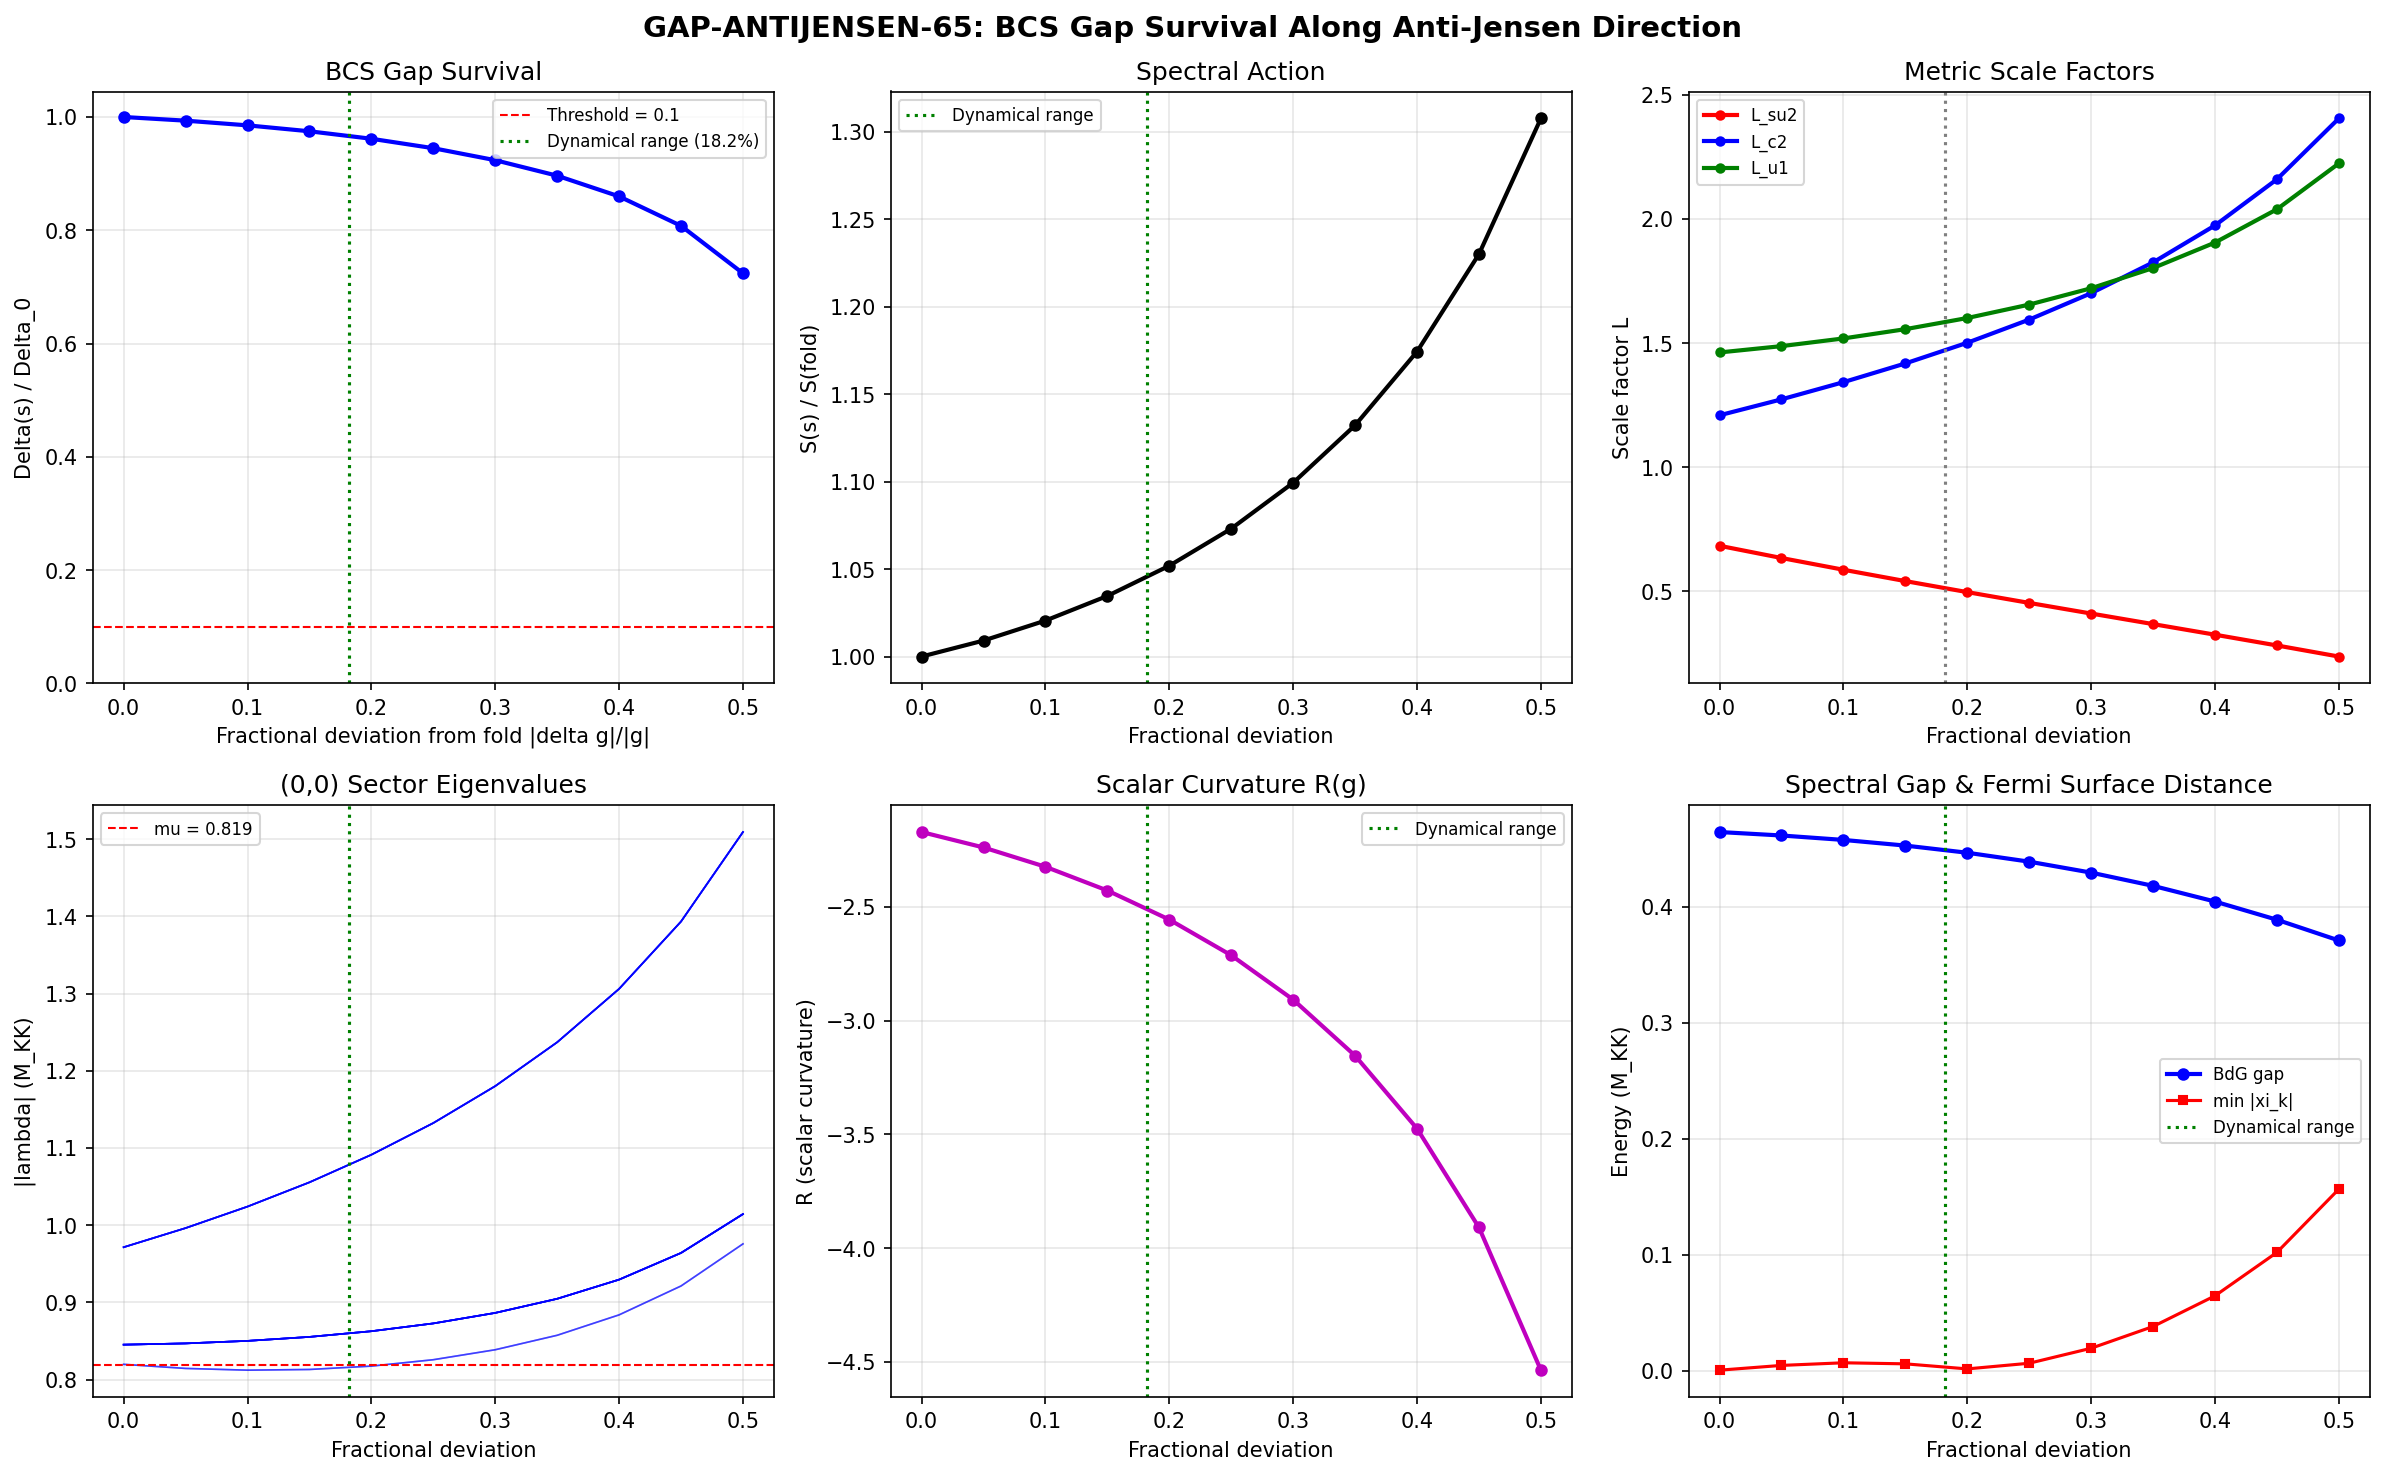

The Python source for this figure:
#!/usr/bin/env python3
"""
s65_gap_antijensen.py — GAP-ANTIJENSEN-65: BCS Gap Survival Off-Jensen
========================================================================

Gate: GAP-ANTIJENSEN-65
  PASS: Delta(s) > 0.1 * Delta_0 for all s within dynamical range (condensate survives)
  FAIL: Delta drops to 0 before s reaches 10% of dynamical range (destroyed early)
  INFO: Gap closes but only beyond dynamical range (safe for physical trajectory)

Context:
  S64 W1-D proved: transit trajectory deviates 18.2% from Jensen curve within the
  2D volume-preserving diagonal subspace. The deviation is structurally confined
  (U(2)-invariance preservation theorem), lying entirely within the (L_su2, L_c2, L_u1)
  scale factor space.

  The anti-Jensen direction is the steepest R-descent eigenvector in the
  volume-preserving subspace (from s64_hessian_descent.npz). This direction:
  - Shrinks SU(2) (dg_su2 < 0)
  - Expands C^2 (dg_c2 > 0)
  - Slightly expands U(1) (dg_u1 > 0)
  - Is at 135.5 degrees from the Jensen tangent (broadly anti-Jensen)

  Question: Does the BCS condensate survive this off-Jensen deformation?

Method:
  1. Load the anti-Jensen direction from s64_hessian_descent.npz
  2. Parametrize path: g(s) = g_fold + s * v_descent (linear in metric space)
  3. At each s, build metric -> ON frame -> connection -> Omega -> Dirac spectrum
  4. Solve self-consistent BCS gap equation: 1 = V * sum_k 1/(2*E_k)
     where E_k = sqrt(xi_k^2 + Delta^2), xi_k = |lambda_k| - mu
  5. Track Delta(s)/Delta_0 and identify critical s_c (if any)
  6. Compare s_c to dynamical range s_dyn (18.2% deviation)

  Also track: spectral action S(s), scalar curvature R(s), spectral gap,
  and BCS occupation-weighted spectral action S_occ(s).

  VOLUME NORMALIZATION: The linear path in metric space does not preserve
  det(g) = const. At each step, we normalize back to the volume-preserving
  constraint surface: g -> g * (det(g_fold)/det(g))^{1/8}.

Superfluid-vacuum perspective (Volovik):
  In 3He-B, the BCS gap is topologically protected by the BDI invariant Z_2 = -1
  (S44 N3-BDG-44). This protects the gap from VANISHING but not from SHRINKING.
  The gap magnitude depends on the pairing interaction V and the density of states
  near the Fermi surface — both of which change under metric deformation.

  The physical analog: deforming the superfluid container (pressure anisotropy)
  shifts the quasiparticle spectrum and modifies the pairing strength, but the
  gap cannot close continuously in class BDI — it can only vanish via a first-order
  transition where the system exits the topological phase entirely.

  This computation tests whether the metric deformation along the transit trajectory
  is sufficient to trigger such a transition.

Author: volovik-superfluid-universe-theorist, Session 65
"""

import numpy as np
import matplotlib
matplotlib.use('Agg')
import matplotlib.pyplot as plt
from pathlib import Path
import sys
import os
import time

t_start = time.time()

script_dir = Path(__file__).parent
sys.path.insert(0, str(script_dir))
archive_dir = script_dir.parent / 'computations/_shared'
sys.path.insert(0, str(archive_dir))

from canonical_constants import (
    tau_fold, Delta_0_OES, E_B1, S_fold, PI,
    E_B2_mean, E_B3_mean, E_cond, E_cond_ED_8mode,
    a0_fold, a2_fold, N_dof_BCS, Vol_SU3_Haar,
    M_KK, dt_transit,
)

from dirac_spectrum import (
    su3_generators, compute_structure_constants, compute_killing_form,
    u2_invariant_metric, orthonormal_frame, frame_structure_constants,
    connection_coefficients, spinor_connection_offset,
    validate_connection, validate_omega_hermitian,
    build_cliff8, dirac_operator_on_irrep, get_irrep,
    U1_IDX, SU2_IDX, C2_IDX,
)

print("=" * 78)
print("  GAP-ANTIJENSEN-65: BCS Gap Survival Along Anti-Jensen Direction")
print("=" * 78)

# =============================================================================
# Section 1: Load anti-Jensen direction and fold data
# =============================================================================
print("\n--- Section 1: Loading data ---")

d_hess = np.load(script_dir / 's64_hessian_descent.npz', allow_pickle=True)
d_occ = np.load(script_dir / 's64_occ_spec.npz', allow_pickle=True)
d_bdg = np.load(script_dir / 's64_bdg_kasparov.npz', allow_pickle=True)

g_fold = d_hess['g_fold']          # (8,8) diagonal metric at fold
dR_vp = d_hess['dR_vp']            # (36,) steepest R-descent in VP subspace
tau_fold_val = float(d_hess['tau_fold'])
R_fold = float(d_hess['R_fold_ref'])

Delta_0 = Delta_0_OES              # 0.464 M_KK (canonical BCS gap at fold)
mu_0 = E_B1                        # 0.819 M_KK (chemical potential)

print(f"  tau_fold = {tau_fold_val}")
print(f"  R_fold = {R_fold:.6f}")
print(f"  Delta_0 = {Delta_0:.6f} M_KK")
print(f"  mu_0 = {mu_0:.6f} M_KK")
print(f"  g_fold diagonal = {np.diag(g_fold)}")

# Extract descent direction as 8x8 diagonal perturbation
# (dR_vp has 36 components: 8 diagonal + 28 off-diagonal, all off-diagonal are zero)
delta_g = np.zeros((8, 8))
for i in range(8):
    delta_g[i, i] = dR_vp[i]

print(f"  delta_g diagonal = {np.diag(delta_g)}")
print(f"  Volume-preserving check: Tr(g^-1 dg) = {np.sum(np.diag(delta_g) / np.diag(g_fold)):.2e}")

# Dynamical range from W1-D: 18.2% deviation
# |delta_g| / |g_fold| = 0.182 at dynamical boundary
norm_g_fold = np.linalg.norm(np.diag(g_fold))
norm_dg = np.linalg.norm(np.diag(delta_g))
s_dyn = 0.182 * norm_g_fold / norm_dg      # step parameter at dynamical range
s_max = 0.50 * norm_g_fold / norm_dg       # 50% deviation (task spec)

print(f"  |g_fold| = {norm_g_fold:.4f}")
print(f"  |delta_g| = {norm_dg:.6f}")
print(f"  s_dyn (18.2% range) = {s_dyn:.2f}")
print(f"  s_max (50% range) = {s_max:.2f}")

# =============================================================================
# Section 2: Build Lie algebra infrastructure
# =============================================================================
print("\n--- Section 2: Lie algebra infrastructure ---")

gens = su3_generators()
f_abc = compute_structure_constants(gens)
B_ab = compute_killing_form(f_abc)
gammas = build_cliff8()

# Verify fold metric matches Jensen
s0 = tau_fold_val
L1_fold = np.exp(2 * s0)
L2_fold = np.exp(-2 * s0)
L3_fold = np.exp(s0)
g_jensen_fold = u2_invariant_metric(B_ab, L1_fold, L2_fold, L3_fold)
assert np.allclose(g_jensen_fold, g_fold, atol=1e-10), "Fold metric mismatch"
print(f"  Jensen metric verified at s={s0}")

# Base Killing form scale: B_0 = 3.0 (diagonal elements of |B_ab|)
B_0 = np.abs(B_ab[0, 0])
print(f"  B_0 (Killing normalization) = {B_0:.1f}")


def collect_spectrum_from_metric(g_metric, gens, f_abc, gammas, max_pq_sum=3):
    """
    Compute Dirac spectrum on (SU(3), g_metric) for an arbitrary
    positive-definite left-invariant metric.

    Returns:
        omega_00: sorted |eigenvalue| array for (0,0) sector (16 values)
        omega_all: sorted |eigenvalue| array for all sectors with multiplicities
        mult_all: corresponding PW multiplicities
        S_full: full spectral action sum_{p,q} dim(p,q)^2 * sum_j |lambda_j|
    """
    E = orthonormal_frame(g_metric)
    ft = frame_structure_constants(f_abc, E)
    Gamma = connection_coefficients(ft)
    Omega = spinor_connection_offset(Gamma, gammas)

    # (0,0) sector: D = Omega
    evals_00_raw = np.linalg.eigvals(Omega)
    omega_00 = np.sort(np.abs(evals_00_raw))

    all_omega = []
    all_mult = []
    S_full = 0.0

    # (0,0) sector
    for ev in omega_00:
        all_omega.append(ev)
        all_mult.append(1)  # PW mult = dim(0,0)^2 = 1
    S_full += np.sum(omega_00)

    # Higher sectors
    irreps = []
    for p in range(max_pq_sum + 1):
        for q in range(max_pq_sum + 1 - p):
            if p == 0 and q == 0:
                continue
            dim_pq = (p + 1) * (q + 1) * (p + q + 2) // 2
            C2 = (p**2 + q**2 + p * q + 3 * p + 3 * q) / 3.0
            irreps.append((C2, p, q, dim_pq))
    irreps.sort()

    for C2_val, p, q, dim_pq in irreps:
        try:
            rho, dim_check = get_irrep(p, q, gens, f_abc)
            D_pi = dirac_operator_on_irrep(rho, E, gammas, Omega)
            evals_pi = np.linalg.eigvals(D_pi)
            omega_pi = np.abs(evals_pi)
            for ev in omega_pi:
                all_omega.append(ev)
                all_mult.append(dim_pq)
            S_full += dim_pq**2 * np.sum(omega_pi)
        except NotImplementedError:
            continue

    all_omega = np.array(all_omega)
    all_mult = np.array(all_mult)
    sort_idx = np.argsort(all_omega)
    return omega_00, all_omega[sort_idx], all_mult[sort_idx], S_full


def solve_bcs_gap(omega_modes, mu, V_pair, Delta_init=0.5, tol=1e-10, max_iter=500):
    """
    Solve the self-consistent BCS gap equation:
      1 = V * sum_k 1/(2*E_k)
    where E_k = sqrt(xi_k^2 + Delta^2), xi_k = |omega_k| - mu.

    This is equivalent to finding Delta such that:
      Delta = V * sum_k Delta/(2*E_k) = V/2 * sum_k Delta/sqrt(xi_k^2 + Delta^2)

    Using the standard iterative form:
      1/V = sum_k 1/(2*sqrt(xi_k^2 + Delta^2))

    Given V, solve for Delta by bisection or Newton's method.
    If the gap equation has no solution (pairing too weak), returns 0.

    Returns:
        Delta: self-consistent gap (M_KK units)
        converged: bool
    """
    xi_k = np.abs(omega_modes) - mu

    # Check if pairing is possible: at Delta->0, RHS = sum 1/(2|xi_k|)
    # If all xi_k != 0, this sum is finite. Gap equation has solution if
    # V * sum 1/(2|xi_k|) > 1, i.e., pairing strong enough.
    xi_nonzero = xi_k[np.abs(xi_k) > 1e-15]
    if len(xi_nonzero) == 0:
        # All modes at Fermi surface — gap exists for any V > 0
        return Delta_init, True

    rhs_at_zero = np.sum(1.0 / (2.0 * np.abs(xi_nonzero)))
    if V_pair * rhs_at_zero < 1.0 and len(xi_nonzero) == len(xi_k):
        return 0.0, True  # No solution: pairing too weak

    # Bisection for Delta
    Delta_lo = 1e-15
    Delta_hi = 10.0 * max(np.max(np.abs(xi_k)), Delta_init)

    for _ in range(max_iter):
        Delta_mid = 0.5 * (Delta_lo + Delta_hi)
        E_k = np.sqrt(xi_k**2 + Delta_mid**2)
        rhs = V_pair * np.sum(1.0 / (2.0 * E_k))
        if rhs > 1.0:
            Delta_lo = Delta_mid
        else:
            Delta_hi = Delta_mid
        if (Delta_hi - Delta_lo) / max(Delta_hi, 1e-20) < tol:
            break

    Delta_out = 0.5 * (Delta_lo + Delta_hi)
    return Delta_out, True


def extract_bcs_coupling(omega_modes, mu, Delta_target):
    """
    Extract the effective pairing coupling V from the known gap Delta_target
    at the fold metric. This V is then used at deformed metrics.

    V = 1 / sum_k 1/(2*E_k) at the fold.
    """
    xi_k = np.abs(omega_modes) - mu
    E_k = np.sqrt(xi_k**2 + Delta_target**2)
    V = 1.0 / np.sum(1.0 / (2.0 * E_k))
    return V


# =============================================================================
# Section 3: Verify fold spectrum and extract pairing coupling
# =============================================================================
print("\n--- Section 3: Fold spectrum verification ---")

omega_00_fold, omega_all_fold, mult_all_fold, S_full_fold = \
    collect_spectrum_from_metric(g_fold, gens, f_abc, gammas, max_pq_sum=3)

print(f"  S_full at fold: {S_full_fold:.2f} (canonical: {S_fold:.2f})")
print(f"  Match: {abs(S_full_fold - S_fold)/S_fold:.2e}")
print(f"  (0,0) sector |lambda| values:")

# Identify the 8 BCS modes (unique values in (0,0) sector)
unique_vals_00 = np.unique(np.round(omega_00_fold, 8))
for om in unique_vals_00:
    mult = np.sum(np.abs(omega_00_fold - om) < 1e-6)
    xi = om - mu_0
    print(f"    |lambda| = {om:.6f}, mult = {mult}, xi = {xi:+.6f}")

# The 8 BCS modes correspond to the positive eigenvalues in (0,0) sector
# grouped into B1 (2, near 0.820), B2 (8, near 0.845), B3 (6, near 0.971)
# But since they come in +/- pairs, the 16 |eigenvalues| give 8 distinct modes
# Wait, the sector has 16 eigenvalues (dim=1, spinor dim=16)
# These correspond to 8 distinct |lambda| values (each with multiplicity 2 from chirality)

# For BCS: use the unique |lambda| values with their multiplicities
# The relevant modes for pairing are those near the Fermi surface (mu = 0.819)
bcs_modes = omega_00_fold  # All 16 values

# Extract coupling V from known Delta_0 at fold
V_pair = extract_bcs_coupling(bcs_modes, mu_0, Delta_0)
print(f"\n  Effective pairing V = {V_pair:.6f} M_KK")

# Self-consistency check: solve gap equation with this V at fold
Delta_check, conv = solve_bcs_gap(bcs_modes, mu_0, V_pair, Delta_init=Delta_0)
print(f"  Self-consistency: Delta_BCS = {Delta_check:.6f} (target: {Delta_0:.6f})")
print(f"  Deviation: {abs(Delta_check - Delta_0)/Delta_0:.2e}")

# =============================================================================
# Section 4: Path computation — 11 points from s=0 to s_max
# =============================================================================
print("\n--- Section 4: Anti-Jensen path computation ---")

N_points = 11
s_values = np.linspace(0, s_max, N_points)
frac_values = s_values * norm_dg / norm_g_fold  # fractional deviation

# Results arrays
Delta_path = np.zeros(N_points)
S_full_path = np.zeros(N_points)
R_scalar_path = np.zeros(N_points)
omega_00_path = np.zeros((N_points, 16))
spectral_gap_path = np.zeros(N_points)
det_g_path = np.zeros(N_points)
L_su2_path = np.zeros(N_points)
L_c2_path = np.zeros(N_points)
L_u1_path = np.zeros(N_points)
E_cond_path = np.zeros(N_points)
min_xi_path = np.zeros(N_points)
bcs_converged = np.zeros(N_points, dtype=bool)

det_fold = np.linalg.det(g_fold)

print(f"  Computing {N_points} points from f=0 to f={frac_values[-1]:.2f}")
print(f"  Dynamical range at f=0.182 (s={s_dyn:.1f})")
print(f"  {'idx':>3} {'frac':>6} {'s':>8} {'L_su2':>8} {'L_c2':>8} {'L_u1':>8} "
      f"{'Delta':>8} {'D/D0':>6} {'S_full':>10} {'gap':>8} {'min_xi':>8}")
print("  " + "-" * 95)

for i, s in enumerate(s_values):
    # Construct deformed metric (linear path)
    g_deformed = g_fold + s * delta_g

    # Volume normalization: project back to det(g) = det(g_fold)
    det_g = np.linalg.det(g_deformed)
    scale_factor = (det_fold / det_g) ** (1.0 / 8.0)
    g_normalized = g_deformed * scale_factor

    det_g_path[i] = np.linalg.det(g_normalized)

    # Extract scale factors L1, L2, L3 from normalized metric
    L_su2_path[i] = g_normalized[0, 0] / B_0
    L_c2_path[i] = g_normalized[3, 3] / B_0
    L_u1_path[i] = g_normalized[7, 7] / B_0

    # Compute Dirac spectrum at this metric
    omega_00_s, omega_all_s, mult_all_s, S_full_s = \
        collect_spectrum_from_metric(g_normalized, gens, f_abc, gammas, max_pq_sum=3)

    omega_00_path[i] = omega_00_s
    S_full_path[i] = S_full_s

    # Scalar curvature from spectral action: a_2 ~ R * Vol
    # Actually compute R directly from the Milnor formula
    E = orthonormal_frame(g_normalized)
    ft = frame_structure_constants(f_abc, E)
    # Milnor formula: R = -1/2 sum_{abc} ft_{abc}^2 + 1/4 sum_{ab} (sum_c ft_{cab})^2
    term1 = -0.5 * np.sum(ft**2)
    traces = np.einsum('cab->ab', ft)
    term2 = 0.25 * np.sum(traces**2)
    R_scalar_path[i] = term1 + term2

    # BCS gap equation
    # Use chemical potential fixed at mu_0 (adiabatic approximation:
    # mu adjusts slowly compared to gap dynamics)
    bcs_modes_s = omega_00_s  # 16 modes from (0,0) sector

    # Also compute with fixed mu and V
    Delta_s, conv = solve_bcs_gap(bcs_modes_s, mu_0, V_pair, Delta_init=Delta_0)
    Delta_path[i] = Delta_s
    bcs_converged[i] = conv

    # Spectral gap (minimum Bogoliubov QP energy)
    xi_s = np.abs(bcs_modes_s) - mu_0
    E_bdg_s = np.sqrt(xi_s**2 + Delta_s**2) if Delta_s > 0 else np.abs(xi_s)
    spectral_gap_path[i] = np.min(E_bdg_s)
    min_xi_path[i] = np.min(np.abs(xi_s))

    # Condensation energy estimate (using gap and DOS)
    if Delta_s > 0:
        E_cond_path[i] = -0.5 * np.sum(np.abs(bcs_modes_s)) * (Delta_s / np.mean(np.abs(bcs_modes_s)))**2
    else:
        E_cond_path[i] = 0.0

    Delta_ratio = Delta_s / Delta_0 if Delta_0 > 0 else 0.0
    print(f"  {i:3d} {frac_values[i]:6.3f} {s:8.2f} {L_su2_path[i]:8.4f} {L_c2_path[i]:8.4f} "
          f"{L_u1_path[i]:8.4f} {Delta_s:8.5f} {Delta_ratio:6.3f} {S_full_s:10.1f} "
          f"{spectral_gap_path[i]:8.5f} {min_xi_path[i]:8.5f}")

# =============================================================================
# Section 5: Identify critical s_c and compare to dynamical range
# =============================================================================
print("\n--- Section 5: Gap survival analysis ---")

Delta_ratio_path = Delta_path / Delta_0
threshold = 0.1  # FAIL if Delta < 0.1 * Delta_0 (local)

# Find critical s_c where Delta drops below threshold
critical_idx = np.where(Delta_ratio_path < threshold)[0]
if len(critical_idx) > 0:
    idx_c = critical_idx[0]
    s_c = s_values[idx_c]
    frac_c = frac_values[idx_c]
    # Interpolate more precisely
    if idx_c > 0:
        # Linear interpolation between idx_c-1 and idx_c
        f1, f2 = frac_values[idx_c - 1], frac_values[idx_c]
        d1, d2 = Delta_ratio_path[idx_c - 1], Delta_ratio_path[idx_c]
        frac_c_interp = f1 + (threshold - d1) * (f2 - f1) / (d2 - d1)
        s_c_interp = frac_c_interp * norm_g_fold / norm_dg
    else:
        frac_c_interp = frac_c
        s_c_interp = s_c
    print(f"  CRITICAL POINT: Delta/Delta_0 < {threshold} at f = {frac_c_interp:.4f} (s = {s_c_interp:.2f})")
    gap_closes = True
else:
    print(f"  NO CRITICAL POINT: Delta/Delta_0 > {threshold} throughout range [0, {frac_values[-1]:.2f}]")
    gap_closes = False
    s_c = np.inf
    frac_c_interp = np.inf

# Dynamical range comparison
print(f"\n  Dynamical range: f_dyn = 0.182 (s_dyn = {s_dyn:.2f})")
print(f"  Maximum deviation: f_max = {frac_values[-1]:.3f} (s_max = {s_max:.2f})")
print(f"  Delta at dynamical range:")

# Find Delta at f ~ 0.182
idx_dyn = np.argmin(np.abs(frac_values - 0.182))
Delta_at_dyn = Delta_path[idx_dyn]
ratio_at_dyn = Delta_ratio_path[idx_dyn]
print(f"    Delta(f=0.182) = {Delta_at_dyn:.6f} M_KK")
print(f"    Delta(f=0.182)/Delta_0 = {ratio_at_dyn:.4f}")

# 10% of dynamical range
frac_10pct = 0.1 * 0.182
idx_10pct = np.argmin(np.abs(frac_values - frac_10pct))
Delta_at_10pct = Delta_path[idx_10pct]
ratio_at_10pct = Delta_ratio_path[idx_10pct]
print(f"    Delta(f=0.018) = {Delta_at_10pct:.6f} M_KK")
print(f"    Delta(f=0.018)/Delta_0 = {ratio_at_10pct:.4f}")

# Minimum Delta in the entire range
Delta_min = np.min(Delta_path)
idx_min = np.argmin(Delta_path)
print(f"\n  Minimum Delta: {Delta_min:.6f} M_KK at f = {frac_values[idx_min]:.3f}")
print(f"  Minimum Delta/Delta_0: {Delta_min/Delta_0:.4f}")

# =============================================================================
# Section 6: Gate verdict
# =============================================================================
print("\n--- Section 6: Gate verdict ---")

# PASS: Delta(s) > 0.1 * Delta_0 for all s within dynamical range
# FAIL: Delta drops to 0 before s reaches 10% of dynamical range
# INFO: Gap closes but only beyond dynamical range

if gap_closes and frac_c_interp < 0.1 * 0.182:
    gate_verdict = "FAIL"
    gate_detail = (f"Delta drops below {threshold}*Delta_0 at f={frac_c_interp:.4f}, "
                   f"before 10% of dynamical range (f=0.018). "
                   f"BCS condensate destroyed early.")
elif not gap_closes or frac_c_interp > 0.182:
    # Check if Delta > threshold at all points within dynamical range
    within_dyn = frac_values <= 0.182
    if np.all(Delta_ratio_path[within_dyn] > threshold):
        gate_verdict = "PASS"
        gate_detail = (f"Delta/Delta_0 > {threshold} for all f <= 0.182 (dynamical range). "
                       f"Min Delta/Delta_0 = {np.min(Delta_ratio_path[within_dyn]):.4f} at "
                       f"f = {frac_values[within_dyn][np.argmin(Delta_ratio_path[within_dyn])]:.3f}. "
                       f"BCS condensate SURVIVES off-Jensen transit.")
        if gap_closes:
            gate_detail += (f" Gap closes at f={frac_c_interp:.4f} (beyond dynamical range).")
    else:
        gate_verdict = "FAIL"
        worst_idx = np.argmin(Delta_ratio_path[within_dyn])
        gate_detail = (f"Delta/Delta_0 = {Delta_ratio_path[within_dyn][worst_idx]:.4f} < {threshold} "
                       f"at f = {frac_values[within_dyn][worst_idx]:.3f} within dynamical range.")
else:
    gate_verdict = "INFO"
    gate_detail = (f"Gap closes at f={frac_c_interp:.4f}, within dynamical range "
                   f"but beyond 10% threshold. Marginal.")

gate_value = float(np.min(Delta_ratio_path[frac_values <= 0.182])) if np.any(frac_values <= 0.182) else float(Delta_ratio_path[0])
gate_threshold = threshold

print(f"  Gate: GAP-ANTIJENSEN-65")
print(f"  Verdict: {gate_verdict}")
print(f"  Value: min(Delta/Delta_0) within dynamical range = {gate_value:.6f}")
print(f"  Threshold: {gate_threshold}")
print(f"  Detail: {gate_detail}")

# =============================================================================
# Section 7: Additional diagnostics
# =============================================================================
print("\n--- Section 7: Diagnostics ---")

# Spectral action along path
print(f"\n  Spectral action S(f):")
print(f"    S(0) = {S_full_path[0]:.2f}")
print(f"    S(0.182) = {S_full_path[idx_dyn]:.2f}")
print(f"    S(0.50) = {S_full_path[-1]:.2f}")
print(f"    Fractional change at dyn range: {(S_full_path[idx_dyn] - S_full_path[0])/S_full_path[0]:.4f}")

# Scalar curvature
print(f"\n  Scalar curvature R(f):")
print(f"    R(0) = {R_scalar_path[0]:.6f}")
print(f"    R(0.182) = {R_scalar_path[idx_dyn]:.6f}")
print(f"    R(0.50) = {R_scalar_path[-1]:.6f}")

# Level crossing check (do eigenvalues reorder?)
print(f"\n  Level structure at fold:")
unique_fold = np.unique(np.round(omega_00_path[0], 6))
print(f"    Unique |lambda|: {unique_fold}")

print(f"  Level structure at f=0.50:")
unique_max = np.unique(np.round(omega_00_path[-1], 6))
print(f"    Unique |lambda|: {unique_max}")

# BDI protection check
# In class BDI, the gap is protected by Z_2 = -1 topological invariant
# The gap can only close via a topological phase transition
# Check if any eigenvalue crosses zero (sign change in xi_k)
print(f"\n  Fermi surface crossing check:")
for i in range(N_points):
    xi_i = omega_00_path[i] - mu_0
    n_below = np.sum(xi_i < 0)
    n_above = np.sum(xi_i > 0)
    if i == 0 or i == N_points - 1 or i == idx_dyn:
        print(f"    f={frac_values[i]:.3f}: {n_below} modes below mu, {n_above} above mu")

# =============================================================================
# Section 8: Save results
# =============================================================================
print("\n--- Section 8: Saving results ---")

output_path = script_dir / 's65_gap_antijensen.npz'
np.savez(output_path,
    # Gate
    gate_name='GAP-ANTIJENSEN-65',
    gate_verdict=gate_verdict,
    gate_detail=gate_detail,
    gate_value=gate_value,
    gate_threshold=gate_threshold,
    # Path parameters
    s_values=s_values,
    frac_values=frac_values,
    s_dyn=s_dyn,
    s_max=s_max,
    # BCS results
    Delta_path=Delta_path,
    Delta_ratio_path=Delta_ratio_path,
    Delta_0=Delta_0,
    mu_0=mu_0,
    V_pair=V_pair,
    bcs_converged=bcs_converged,
    # Spectrum
    omega_00_path=omega_00_path,
    S_full_path=S_full_path,
    R_scalar_path=R_scalar_path,
    spectral_gap_path=spectral_gap_path,
    min_xi_path=min_xi_path,
    # Metric
    L_su2_path=L_su2_path,
    L_c2_path=L_c2_path,
    L_u1_path=L_u1_path,
    det_g_path=det_g_path,
    # Derived
    E_cond_path=E_cond_path,
    # Critical point
    gap_closes=gap_closes,
    frac_c_interp=frac_c_interp if gap_closes else np.inf,
)
print(f"  Saved: {output_path}")

# =============================================================================
# Section 9: Plot
# =============================================================================
print("\n--- Section 9: Plotting ---")

fig, axes = plt.subplots(2, 3, figsize=(16, 10))
fig.suptitle('GAP-ANTIJENSEN-65: BCS Gap Survival Along Anti-Jensen Direction',
             fontsize=14, fontweight='bold')

# Panel 1: Delta/Delta_0 vs fractional deviation
ax = axes[0, 0]
ax.plot(frac_values, Delta_ratio_path, 'b-o', linewidth=2, markersize=5)
ax.axhline(y=threshold, color='r', linestyle='--', linewidth=1, label=f'Threshold = {threshold}')
ax.axvline(x=0.182, color='g', linestyle=':', linewidth=1.5, label='Dynamical range (18.2%)')
ax.set_xlabel('Fractional deviation from fold |delta g|/|g|')
ax.set_ylabel('Delta(s) / Delta_0')
ax.set_title('BCS Gap Survival')
ax.legend(fontsize=8)
ax.set_ylim(bottom=0)
ax.grid(True, alpha=0.3)

# Panel 2: Spectral action along path
ax = axes[0, 1]
ax.plot(frac_values, S_full_path / S_full_path[0], 'k-o', linewidth=2, markersize=5)
ax.axvline(x=0.182, color='g', linestyle=':', linewidth=1.5, label='Dynamical range')
ax.set_xlabel('Fractional deviation')
ax.set_ylabel('S(s) / S(fold)')
ax.set_title('Spectral Action')
ax.legend(fontsize=8)
ax.grid(True, alpha=0.3)

# Panel 3: Scale factors along path
ax = axes[0, 2]
ax.plot(frac_values, L_su2_path, 'r-o', linewidth=2, markersize=4, label='L_su2')
ax.plot(frac_values, L_c2_path, 'b-o', linewidth=2, markersize=4, label='L_c2')
ax.plot(frac_values, L_u1_path, 'g-o', linewidth=2, markersize=4, label='L_u1')
ax.axvline(x=0.182, color='gray', linestyle=':', linewidth=1.5)
ax.set_xlabel('Fractional deviation')
ax.set_ylabel('Scale factor L')
ax.set_title('Metric Scale Factors')
ax.legend(fontsize=8)
ax.grid(True, alpha=0.3)

# Panel 4: Eigenvalue waterfall (0,0 sector)
ax = axes[1, 0]
for j in range(16):
    ax.plot(frac_values, omega_00_path[:, j], 'b-', linewidth=0.8, alpha=0.5)
ax.axhline(y=mu_0, color='r', linestyle='--', linewidth=1, label=f'mu = {mu_0:.3f}')
ax.axvline(x=0.182, color='g', linestyle=':', linewidth=1.5)
ax.set_xlabel('Fractional deviation')
ax.set_ylabel('|lambda| (M_KK)')
ax.set_title('(0,0) Sector Eigenvalues')
ax.legend(fontsize=8)
ax.grid(True, alpha=0.3)

# Panel 5: Scalar curvature
ax = axes[1, 1]
ax.plot(frac_values, R_scalar_path, 'm-o', linewidth=2, markersize=5)
ax.axvline(x=0.182, color='g', linestyle=':', linewidth=1.5, label='Dynamical range')
ax.set_xlabel('Fractional deviation')
ax.set_ylabel('R (scalar curvature)')
ax.set_title('Scalar Curvature R(g)')
ax.legend(fontsize=8)
ax.grid(True, alpha=0.3)

# Panel 6: Spectral gap and min |xi|
ax = axes[1, 2]
ax.plot(frac_values, spectral_gap_path, 'b-o', linewidth=2, markersize=5, label='BdG gap')
ax.plot(frac_values, min_xi_path, 'r-s', linewidth=1.5, markersize=4, label='min |xi_k|')
ax.axvline(x=0.182, color='g', linestyle=':', linewidth=1.5, label='Dynamical range')
ax.set_xlabel('Fractional deviation')
ax.set_ylabel('Energy (M_KK)')
ax.set_title('Spectral Gap & Fermi Surface Distance')
ax.legend(fontsize=8)
ax.grid(True, alpha=0.3)

plt.tight_layout()
plot_path = script_dir / 's65_gap_antijensen.png'
plt.savefig(plot_path, dpi=150, bbox_inches='tight')
print(f"  Plot saved: {plot_path}")

# =============================================================================
# Summary
# =============================================================================
elapsed = time.time() - t_start
print(f"\n{'=' * 78}")
print(f"  GAP-ANTIJENSEN-65 SUMMARY")
print(f"{'=' * 78}")
print(f"  Gate: GAP-ANTIJENSEN-65 — {gate_verdict}")
print(f"  min(Delta/Delta_0) within dynamical range = {gate_value:.6f}")
print(f"  Delta(fold) = {Delta_0:.6f} M_KK")
print(f"  Delta(f=0.182) = {Delta_at_dyn:.6f} M_KK ({ratio_at_dyn:.2%} of fold)")
print(f"  Delta(f=0.50) = {Delta_path[-1]:.6f} M_KK ({Delta_ratio_path[-1]:.2%} of fold)")
if gap_closes:
    print(f"  Gap closes at f = {frac_c_interp:.4f} ({frac_c_interp/0.182:.1f}x dynamical range)")
else:
    print(f"  Gap does NOT close within range [0, {frac_values[-1]:.2f}]")
print(f"  S(fold) = {S_full_path[0]:.2f}, S(0.182) = {S_full_path[idx_dyn]:.2f} "
      f"({(S_full_path[idx_dyn]-S_full_path[0])/S_full_path[0]:.2%} change)")
print(f"  R(fold) = {R_scalar_path[0]:.6f}, R(0.182) = {R_scalar_path[idx_dyn]:.6f}")
print(f"  Elapsed: {elapsed:.2f}s")
print(f"{'=' * 78}")
